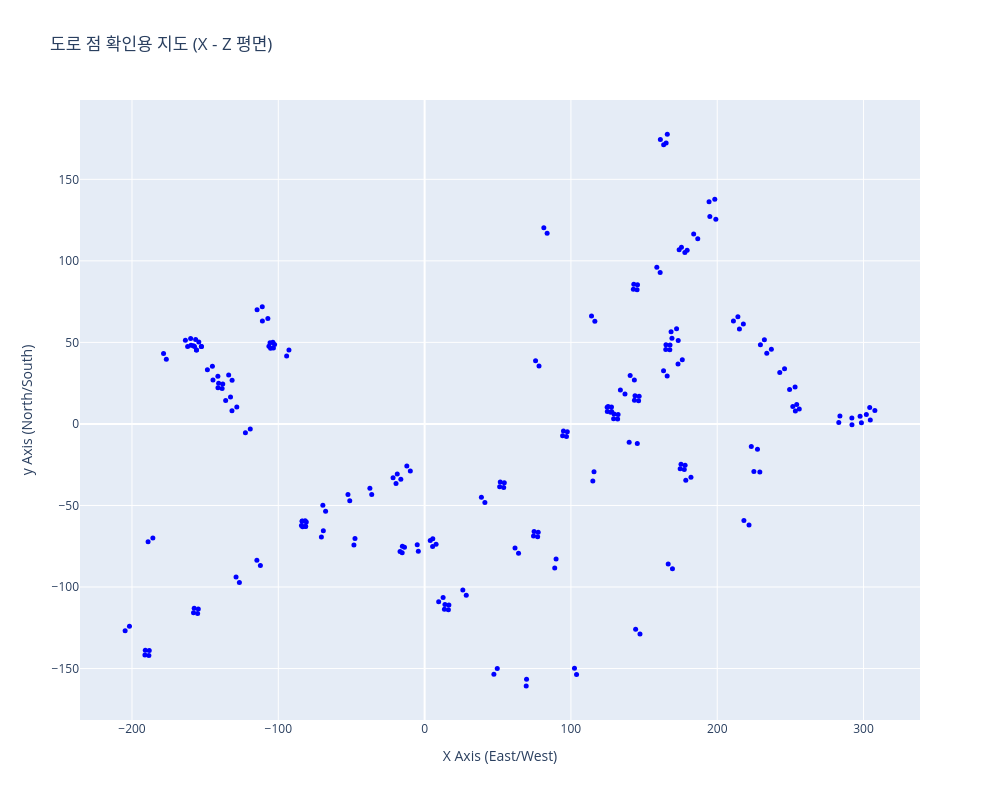

This figure's notebook cell:
### Code cell
x_vals = road_positions[:, 0]
z_vals = road_positions[:, 2] 
indices = list(range(len(road_positions)))

fig = go.Figure()

fig.add_trace(go.Scatter(
    x=x_vals, y=z_vals,
    mode='markers',
    marker=dict(size=5, color='blue'),
    text=indices,
    hovertemplate='<b>Index: %{text}</b><br>X: %{x:.1f}<br>Z: %{y:.1f}<extra></extra>' # 라벨도 Z로 표기
))

fig.update_layout(
    title="도로 점 확인용 지도 (X - Z 평면)",
    xaxis_title="X Axis (East/West)",
    yaxis_title="y Axis (North/South)", # Y축 라벨을 Z축으로 변경
    width=1000, height=800,
    hovermode='closest'
)

fig.show()

### Figure 1 — Plotly figure (JSON) as saved in the notebook; plotly's stock layout.template omitted (floating-point values rounded to 4 significant figures; data arrays with more than 128 entries replaced by an {"elided": "..."} marker saying what was removed)
{"data": [{"hovertemplate": "<b>Index: %{text}</b><br>X: %{x:.1f}<br>Z: %{y:.1f}<extra></extra>", "marker": {"color": "blue", "size": 5}, "mode": "markers", "text": {"elided": "226 str values"}, "type": "scatter", "x": {"elided": "226 float values"}, "y": {"elided": "226 float values"}}], "layout": {"height": 800, "hovermode": "closest", "title": {"text": "도로 점 확인용 지도 (X - Z 평면)"}, "width": 1000, "xaxis": {"title": {"text": "X Axis (East/West)"}}, "yaxis": {"title": {"text": "y Axis (North/South)"}}}}
